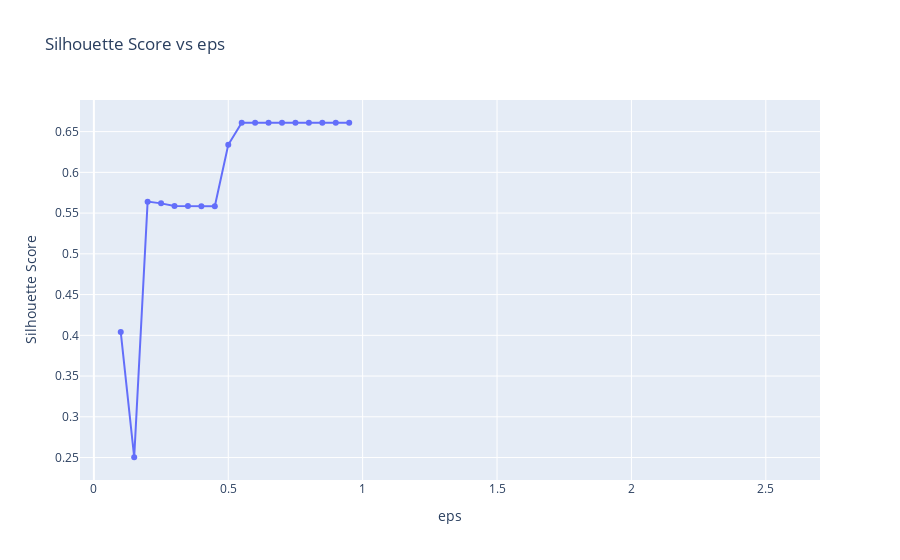
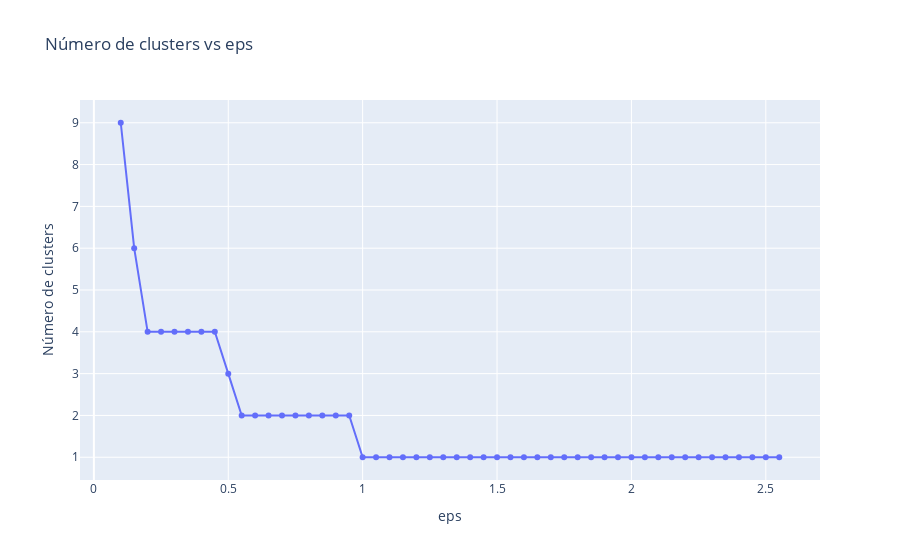

Notebook code cell kept with these figures, in order:
### Markdown cell above
**VAMOS A HACER LAS GRÁFICAS INTERACTIVAS CON PLOTLY**

### Code cell
import plotly.graph_objects as go

# silhouette vs eps
fig1 = go.Figure()

fig1.add_trace(go.Scatter(x=resultados_df["eps"],
                          y=resultados_df["silhouette"],
                          mode="lines+markers",
                          name="Silhouette Score"))

fig1.update_layout(title="Silhouette Score vs eps",
                   xaxis_title="eps",
                   yaxis_title="Silhouette Score")
fig1.show()

# n.º clusters vs eps
fig2 = go.Figure()

fig2.add_trace(go.Scatter(x=resultados_df["eps"],
                          y=resultados_df["numero_clusters"],
                          mode="lines+markers",
                          name="Número de clusters"))

fig2.update_layout(title="Número de clusters vs eps",
                   xaxis_title="eps",
                   yaxis_title="Número de clusters")

fig2.show()

### Figure 1 — Plotly figure (JSON) as saved in the notebook; plotly's stock layout.template omitted (floating-point values rounded to 4 significant figures)
{"data": [{"mode": "lines+markers", "name": "Silhouette Score", "type": "scatter", "x": [0.1, 0.15, 0.2, 0.25, 0.3, 0.35, 0.4, 0.45, 0.5, 0.55, 0.6, 0.65, 0.7, 0.75, 0.8, 0.85, 0.9, 0.95, 1.0, 1.05, 1.1, 1.15, 1.2, 1.25, 1.3, 1.35, 1.4, 1.45, 1.5, 1.55, 1.6, 1.65, 1.7, 1.75, 1.8, 1.85, 1.9, 1.95, 2.0, 2.05, 2.1, 2.15, 2.2, 2.25, 2.3, 2.35, 2.4, 2.45, 2.5, 2.55], "y": [0.4039, 0.2504, 0.5641, 0.5619, 0.5588, 0.5587, 0.5584, 0.5584, 0.6338, 0.6609, 0.6609, 0.6609, 0.6609, 0.6609, 0.6609, 0.6609, 0.6609, 0.6609, null, null, null, null, null, null, null, null, null, null, null, null, null, null, null, null, null, null, null, null, null, null, null, null, null, null, null, null, null, null, null, null]}], "layout": {"autosize": true, "title": {"text": "Silhouette Score vs eps"}, "xaxis": {"autorange": true, "range": [-0.04825, 2.698], "title": {"text": "eps"}, "type": "linear"}, "yaxis": {"autorange": true, "range": [0.2165, 0.6947], "title": {"text": "Silhouette Score"}, "type": "linear"}}}

### Figure 2 — Plotly figure (JSON) as saved in the notebook; plotly's stock layout.template omitted (floating-point values rounded to 4 significant figures)
{"data": [{"mode": "lines+markers", "name": "Número de clusters", "type": "scatter", "x": [0.1, 0.15, 0.2, 0.25, 0.3, 0.35, 0.4, 0.45, 0.5, 0.55, 0.6, 0.65, 0.7, 0.75, 0.8, 0.85, 0.9, 0.95, 1.0, 1.05, 1.1, 1.15, 1.2, 1.25, 1.3, 1.35, 1.4, 1.45, 1.5, 1.55, 1.6, 1.65, 1.7, 1.75, 1.8, 1.85, 1.9, 1.95, 2.0, 2.05, 2.1, 2.15, 2.2, 2.25, 2.3, 2.35, 2.4, 2.45, 2.5, 2.55], "y": [9, 6, 4, 4, 4, 4, 4, 4, 3, 2, 2, 2, 2, 2, 2, 2, 2, 2, 1, 1, 1, 1, 1, 1, 1, 1, 1, 1, 1, 1, 1, 1, 1, 1, 1, 1, 1, 1, 1, 1, 1, 1, 1, 1, 1, 1, 1, 1, 1, 1]}], "layout": {"autosize": true, "title": {"text": "Número de clusters vs eps"}, "xaxis": {"autorange": true, "range": [-0.04825, 2.698], "title": {"text": "eps"}, "type": "linear"}, "yaxis": {"autorange": true, "range": [0.3398, 9.66], "title": {"text": "Número de clusters"}, "type": "linear"}}}
